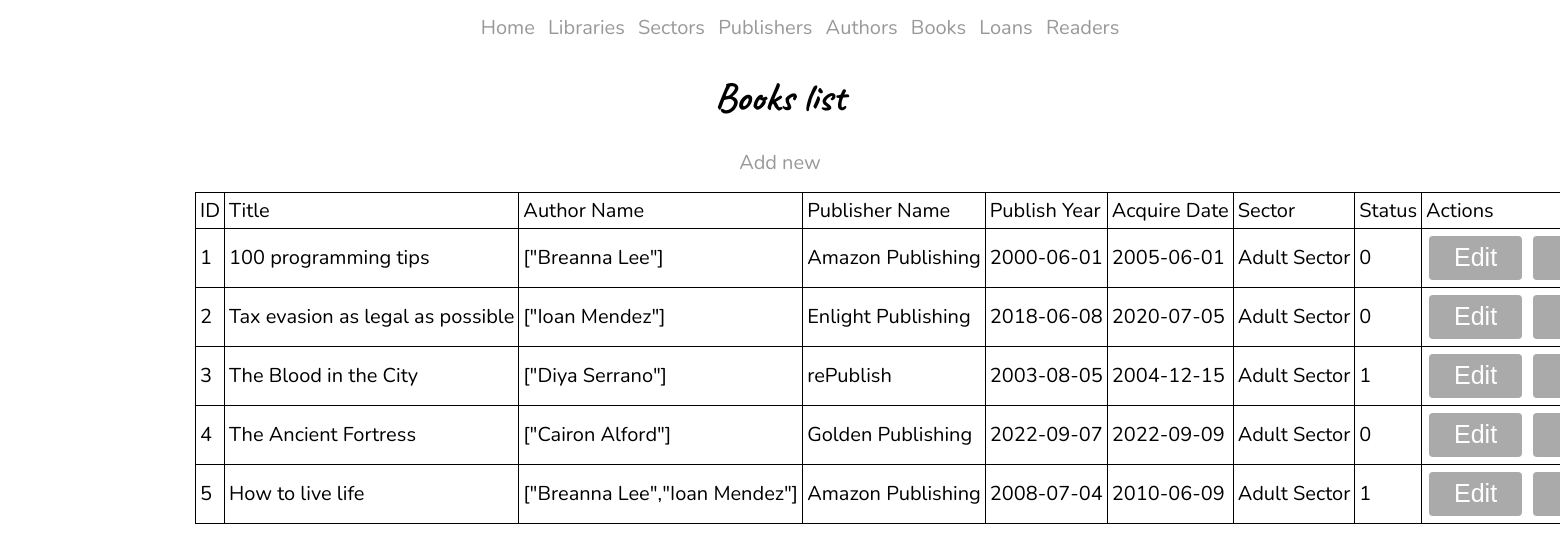
The app's page /read.php?object_type=books with its own data.
### tables this page shows
CREATE TABLE `books` (
  `id` int NOT NULL,
  `name` text NOT NULL,
  `publisher_id` int NOT NULL,
  `publish_year` date NOT NULL,
  `acquire_date` date NOT NULL,
  `sector_id` int NOT NULL,
  `status` int NOT NULL
);

CREATE TABLE `publishers` (
  `id` int NOT NULL,
  `name` text NOT NULL
);

CREATE TABLE `sectors` (
  `id` int NOT NULL,
  `name` text NOT NULL,
  `manager` text NOT NULL,
  `library_id` int NOT NULL
);

### read.php (the view, shortened to what this page needs)
<?php
function render_table($columns = null, $rows = null, $render_actions = false) {
  ?>
  <div class="add-new">
    <a href="/create.php?object_type=<?= $_GET['object_type']; ?>">Add new</a>
  </div>
  <table>
    <thead>
      <tr>
        <?php
        foreach ($columns as $column) {
        ?>
          <td><?= $column ?></td>
        <?php
        }
        if ($render_actions) {
          ?>
          <td>Actions</td>
          <?php
        }
        ?>
      </tr>
    </thead>
    <tbody>
      <?php
        foreach ($rows as $row) {
          echo '<tr>';
          foreach($row as $value) {
            echo '<td>' . $value . '</td>';
          }
          if ($render_actions) {
            ?><td>
              <form action="/update.php" method="get">
                <button>Edit</button>
              </form>
              <form action="/delete.php" method="post">
                <button>Delete</button>
              </form>
            </td>
            <?php
          }
        }
      ?>
    </tbody>
  </table>
  <?php
}
  ?>
  <?php
function read_all_books()
{
  require_once('init-mysqli.php');
  $query = "
    SELECT
    books.id AS ID,
    books.name AS Title,
    JSON_ARRAYAGG(authors.name) AS `Author Name`,
    publishers.name AS `Publisher Name`,
    books.publish_year AS `Publish Year`,
    books.acquire_date AS `Acquire Date`,
    sectors.name AS `Sector`,
    books.status AS Status
    FROM ((((books
    INNER JOIN books_authors ON books_authors.book_id = books.id)
    INNER JOIN authors ON books_authors.author_id = authors.id)
    INNER JOIN publishers ON books.publisher_id = publishers.id)
    INNER JOIN sectors ON books.sector_id = sectors.id)
    GROUP BY books.id
    ORDER BY books.id;
  ";
  $results = $mysqli->query($query);
  $rows = $results->fetch_all(MYSQLI_ASSOC);
  $columns = array();
  if (!empty($rows)) {
    $columns = array_keys($rows[0]);
  }
  require_once('header.php');
  ?>
  <h1>Books list</h1>
  <?php
  render_table($columns, $rows, true);
  require_once('footer.php');
}
  ?>
    <?php
$func_name = 'read_all_' . $_GET['object_type'];
if (function_exists($func_name)) {
  $func_name();
} else {
  return_error(404, 'No such object in database');
}

### style.css (style rules this page uses)
body { margin: 0; max-width: 100vw; }
table { border-collapse: collapse; }
td { border: 1px solid; padding: 0.2em; white-space: nowrap; }
a { display: inline-block; text-decoration: none; color: #999; background: linear-gradient(#000, #000), linear-gradient(#000, #000); background-repeat: no-repeat; background-position: 100% 100%,0 100%; background-size: 0% .1em, 0 .1em; transition: color .3s, background .3s; }
h1, h2, h3, h4 { text-align: center; }
table { margin: 0 auto; }
td form { display: inline-block; }
table button { background-color: #aaa; font-size: 125%; color: #fff; padding: 0.3em 1em; margin: 3px; border: none; border-radius: 4px; cursor: pointer; transition: 0.3s; }
.add-new { text-align: center; margin: 1rem; }

### header.php (style rules this page uses)
body { font-family: 'Nunito', sans-serif; font-size: 125%; }
h1, h2, h3, h4 { font-family: 'Caveat', cursive; }

### records on screen
books: id "1", name "100 programming tips", value "[\"Breanna Lee\"]", publisher.name "Amazon Publishing", publish_year "2000-06-01", acquire_date "2005-06-01", sector.name "Adult Sector", status "0"
books: id "2", name "Tax evasion as legal as possible", value "[\"Ioan Mendez\"]", publisher.name "Enlight Publishing", publish_year "2018-06-08", acquire_date "2020-07-05", sector.name "Adult Sector", status "0"
books: id "3", name "The Blood in the City", value "[\"Diya Serrano\"]", publisher.name "rePublish", publish_year "2003-08-05", acquire_date "2004-12-15", sector.name "Adult Sector", status "1"
books: id "4", name "The Ancient Fortress", value "[\"Cairon Alford\"]", publisher.name "Golden Publishing", publish_year "2022-09-07", acquire_date "2022-09-09", sector.name "Adult Sector", status "0"
books: id "5", name "How to live life", value "[\"Breanna Lee\",\"Ioan Mendez\"]", publisher.name "Amazon Publishing", publish_year "2008-07-04", acquire_date "2010-06-09", sector.name "Adult Sector", status "1"

### other values on screen
$column "ID"
$column "Title"
$column "Author Name"
$column "Publisher Name"
$column "Publish Year"
$column "Acquire Date"
$column "Sector"
$column "Status"
